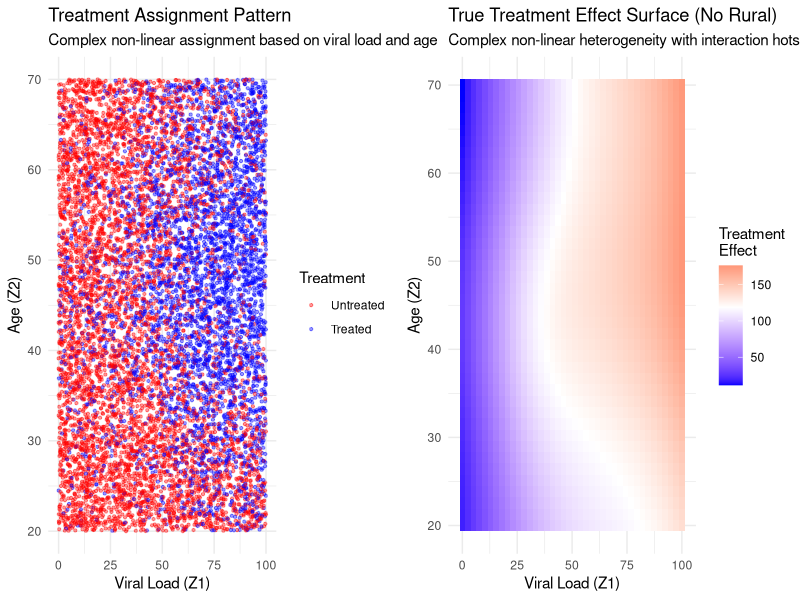

Write the R code that produced this figure. (Note: this script raises an error after producing the figure.)
## ---- chunk 1
knitr::opts_chunk$set(
  echo = TRUE,
  message = FALSE,
  warning = FALSE,
  fig.align = "center",
  fig.width = 10,
  fig.height = 6
)


# Load required libraries
library(dplyr)
library(knitr)
library(kableExtra)
library(randomForest)
library(ggplot2)
library(gridExtra)
library(caret)

## ---- chunk 2
# Simple tabular data from original tutorial
z <- c(0, 0, 1, 1)
a <- c(0, 1, 0, 1)
y <- c(100, 150, 80, 130)
n <- c(300, 200, 150, 350)

data_simple <- data.frame(z, a, y, n)

kable(data_simple, 
      caption = "Table 1: Simple Cross-sectional Data",
      col.names = c("Z (Viral Load)", "A (Treatment)", "Y (CD4 Count)", "N (Sample Size)")) %>%
  kable_styling(bootstrap_options = c("striped", "hover", "condensed"))
## ---- chunk 3
# Calculate marginal distribution of Z
total_n <- sum(n)
z_marginal <- data_simple %>%
  group_by(z) %>%
  summarise(total = sum(n), prob = sum(n) / total_n, .groups = 'drop')

# Non-parametric G-formula
treated_outcomes <- data_simple %>%
  filter(a == 1) %>%
  left_join(z_marginal %>% select(z, prob), by = "z") %>%
  mutate(weighted_y = y * prob)

untreated_outcomes <- data_simple %>%
  filter(a == 0) %>%
  left_join(z_marginal %>% select(z, prob), by = "z") %>%
  mutate(weighted_y = y * prob)

ate_simple_nonparam <- sum(treated_outcomes$weighted_y) - sum(untreated_outcomes$weighted_y)

# Parametric G-formula (expand data and fit models)
data_expanded <- data_simple %>% slice(rep(row_number(), n))

# Fit models
y_model_simple <- lm(y ~ a + z, data = data_simple, weights = n)

# Simulate and predict
set.seed(123)
sim_n <- 100000
z_sim <- sample(z_marginal$z, size = sim_n, replace = TRUE, prob = z_marginal$prob)
sim_data <- data.frame(z = z_sim)

y_treated_simple <- predict(y_model_simple, newdata = sim_data %>% mutate(a = 1))
y_untreated_simple <- predict(y_model_simple, newdata = sim_data %>% mutate(a = 0))
ate_simple_param <- mean(y_treated_simple) - mean(y_untreated_simple)

# Random Forest
rf_model_simple <- randomForest(y ~ a + z, data = data_expanded, ntree = 500)
y_rf_treated_simple <- predict(rf_model_simple, newdata = sim_data %>% mutate(a = 1))
y_rf_untreated_simple <- predict(rf_model_simple, newdata = sim_data %>% mutate(a = 0))
ate_simple_rf <- mean(y_rf_treated_simple) - mean(y_rf_untreated_simple)

cat("Simple Data Results:\n")
cat("Non-parametric ATE:", round(ate_simple_nonparam, 2), "\n")
cat("Linear model ATE:", round(ate_simple_param, 2), "\n")
cat("Random Forest ATE:", round(ate_simple_rf, 2), "\n")
## ---- chunk 4
set.seed(42)
n_obs <- 10000  # Enough sample for ML methods

# Generate multiple confounders for richer interactions
z1 <- runif(n_obs, 0, 100)    # Viral load
z2 <- runif(n_obs, 20, 70)    # Age  
z3 <- rbinom(n_obs, 1, 0.5)   # Rural (0/1)

# Complex non-linear treatment assignment with smooth relationships
treatment_logit <- -1.5 + 
  # Smooth S-curve for viral load (sicker patients more likely to get treatment)
  3 * plogis((z1 - 50) / 20) - 1.5 +
  
  # Smooth inverse-U for age (middle-aged more likely to get treatment)
  2 * exp(-((z2 - 45) / 15)^2) - 0.5 +
  
  # Rural effect that varies smoothly with other variables
  z3 * (0.5 + 0.02 * z1 - 0.01 * z2) +
  
  # Smooth interaction surfaces
  0.015 * z1 * (z2 - 45) / 25 +                    # Viral load × Age interaction
  0.3 * sin(z1 * pi / 50) * cos(z2 * pi / 40) +    # Trigonometric interaction
  z3 * 0.2 * cos((z1 + z2) * pi / 80)              # Three-way interaction

treatment_prob <- plogis(treatment_logit)
a <- rbinom(n_obs, 1, treatment_prob)

# Complex outcome model with baseline health declining with viral load and age
baseline_outcome <- 200 - 1.5 * z1 + 0.01 * z1^2 +           # Viral load effect
                   50 * exp(-((z2 - 40) / 12)^2) +            # Age effect (peak health ~40)
                   z3 * (-30 - 0.3 * z1 + 0.5 * z2)           # Rural penalty

# Highly heterogeneous treatment effects - the key for demonstrating RF advantage
treatment_effect <- 
  # Base effect varies smoothly with viral load
  30 + 0.8 * z1 + 20 * tanh((z1 - 40) / 20) +       # Smooth transition around z1=40
  
  # Age modifies effectiveness (peak around age 45)
  25 * exp(-((z2 - 45) / 18)^2) +                    
  
  # Rural creates complex interactions
  z3 * (20 - 0.4 * z1 + 0.3 * z2) +                 
  
  # Smooth interactions that linear models struggle with
  0.008 * z1 * z2 +                                  # Linear interaction
  0.15 * z1 * z3 +                                   # z1×z3 interaction
  
  # Non-linear patterns
  15 * sin(z1 * pi / 60) * (1 + 0.5 * z3) +         # Sine modulation
  10 * cos(z2 * pi / 50) * exp(-z1 / 100) +         # Decaying cosine
  
  # Regional "sweet spots" where treatment works exceptionally well
  20 * exp(-((z1 - 30)^2 + (z2 - 40)^2) / 400) +    # Gaussian sweet spot
  15 * exp(-((z1 - 70)^2 + (z2 - 50)^2) / 500) * z3 # Another for Rural patients

# Final outcome with moderate noise
y <- baseline_outcome + a * treatment_effect + rnorm(n_obs, 0, 25)

# Create dataset
data_complex <- data.frame(
  z1 = z1, z2 = z2, z3 = z3, 
  a = a, y = y,
  true_te = treatment_effect
)

# Summary statistics
summary_stats <- data_complex %>%
  summarise(
    n = n(),
    z1_mean = mean(z1), z1_sd = sd(z1),
    z2_mean = mean(z2), z2_sd = sd(z2),
    z3_mean = mean(z3),
    prop_treated = mean(a),
    y_mean = mean(y), y_sd = sd(y),
    te_mean = mean(true_te), te_sd = sd(true_te)
  )

kable(summary_stats,
      caption = "Table 2: Complex Data Summary Statistics",
      col.names = c("N", "Z1 Mean", "Z1 SD", "Z2 Mean", "Z2 SD", "Z3 Mean", 
                   "Prop. Treated", "Y Mean", "Y SD", "TE Mean", "TE SD"),
      digits = 2) %>%
  kable_styling(bootstrap_options = c("striped", "hover", "condensed"))
## ---- chunk 5
# Treatment probability by viral load and age
p1 <- ggplot(data_complex, aes(x = z1, y = z2, color = factor(a))) +
  geom_point(alpha = 0.4, size = 0.8) +
  labs(title = "Treatment Assignment Pattern",
       subtitle = "Complex non-linear assignment based on viral load and age",
       x = "Viral Load (Z1)", y = "Age (Z2)", color = "Treatment") +
  scale_color_manual(values = c("red", "blue"), labels = c("Untreated", "Treated")) +
  theme_minimal()

# Treatment effect surface (for patients without Rural)
grid_size <- 40
z1_grid <- seq(0, 100, length.out = grid_size)
z2_grid <- seq(20, 70, length.out = grid_size)

te_surface <- expand.grid(z1 = z1_grid, z2 = z2_grid) %>%
  mutate(z3 = 0) %>%  # Show for z3 = 0
  mutate(
    te = 30 + 0.8 * z1 + 20 * tanh((z1 - 40) / 20) +
         25 * exp(-((z2 - 45) / 18)^2) +
         z3 * (20 - 0.4 * z1 + 0.3 * z2) +
         0.008 * z1 * z2 +
         0.15 * z1 * z3 +
         15 * sin(z1 * pi / 60) * (1 + 0.5 * z3) +
         10 * cos(z2 * pi / 50) * exp(-z1 / 100) +
         20 * exp(-((z1 - 30)^2 + (z2 - 40)^2) / 400) +
         15 * exp(-((z1 - 70)^2 + (z2 - 50)^2) / 500) * z3
  )

p2 <- ggplot(te_surface, aes(x = z1, y = z2, fill = te)) +
  geom_tile() +
  scale_fill_gradient2(low = "blue", mid = "white", high = "red", 
                      midpoint = median(te_surface$te), name = "Treatment\nEffect") +
  labs(title = "True Treatment Effect Surface (No Rural)",
       subtitle = "Complex non-linear heterogeneity with interaction hotspots",
       x = "Viral Load (Z1)", y = "Age (Z2)") +
  theme_minimal()

grid.arrange(p1, p2, ncol = 2)
## ---- chunk 6
# Linear models (using all three confounders)
outcome_model_linear <- lm(y ~ a + z1 + z2 + z3, data = data_complex)

# Polynomial model with modest flexibility (doesn't mirror DGP structure)
outcome_model_poly <- lm(y ~ a * (z1 + I(z1^3) + z2 + z3) + 
                        z1:z2 + z2:z3, data = data_complex)

# Random Forest models with proper hyperparameters
set.seed(123)
outcome_model_rf <- randomForest(y ~ a + z1 + z2 + z3, data = data_complex, 
                                ntree = 2000,        # More trees for stability
                                nodesize = 20,       # Larger nodes (less overfitting)
                                mtry = 2,           # Fewer variables per split
                                maxnodes = 200,     # Limit complexity
                                importance = TRUE)

# Model performance summaries
cat("Model Performance Summary:\n")
cat("Linear outcome R²:", round(summary(outcome_model_linear)$r.squared, 3), "\n")
cat("Polynomial outcome R²:", round(summary(outcome_model_poly)$r.squared, 3), "\n")
cat("RF outcome % Var Explained:", round(tail(outcome_model_rf$rsq, 1), 3), "\n")
## ---- chunk 7
# Simulation setup
set.seed(456)
sim_n <- 10000

# Sample from marginal distributions of confounders
z1_sim <- sample(data_complex$z1, size = sim_n, replace = TRUE)
z2_sim <- sample(data_complex$z2, size = sim_n, replace = TRUE)
z3_sim <- sample(data_complex$z3, size = sim_n, replace = TRUE)

sim_data <- data.frame(z1 = z1_sim, z2 = z2_sim, z3 = z3_sim)

# Calculate true ATE on simulation sample
true_te_sim <- 30 + 0.8 * z1_sim + 20 * tanh((z1_sim - 40) / 20) +
               25 * exp(-((z2_sim - 45) / 18)^2) +
               z3_sim * (20 - 0.4 * z1_sim + 0.3 * z2_sim) +
               0.008 * z1_sim * z2_sim +
               0.15 * z1_sim * z3_sim +
               15 * sin(z1_sim * pi / 60) * (1 + 0.5 * z3_sim) +
               10 * cos(z2_sim * pi / 50) * exp(-z1_sim / 100) +
               20 * exp(-((z1_sim - 30)^2 + (z2_sim - 40)^2) / 400) +
               15 * exp(-((z1_sim - 70)^2 + (z2_sim - 50)^2) / 500) * z3_sim

true_ate <- mean(true_te_sim)

# Linear model predictions
y_linear_treated <- predict(outcome_model_linear, newdata = sim_data %>% mutate(a = 1))
y_linear_untreated <- predict(outcome_model_linear, newdata = sim_data %>% mutate(a = 0))
ate_linear <- mean(y_linear_treated) - mean(y_linear_untreated)

# Polynomial model predictions
y_poly_treated <- predict(outcome_model_poly, newdata = sim_data %>% mutate(a = 1))
y_poly_untreated <- predict(outcome_model_poly, newdata = sim_data %>% mutate(a = 0))
ate_poly <- mean(y_poly_treated) - mean(y_poly_untreated)

# Random Forest predictions
y_rf_treated <- predict(outcome_model_rf, newdata = sim_data %>% mutate(a = 1))
y_rf_untreated <- predict(outcome_model_rf, newdata = sim_data %>% mutate(a = 0))
ate_rf <- mean(y_rf_treated) - mean(y_rf_untreated)

# Crude estimate
crude_treated <- mean(data_complex$y[data_complex$a == 1])
crude_untreated <- mean(data_complex$y[data_complex$a == 0])
crude_ate <- crude_treated - crude_untreated
## ---- chunk 8
# Create comprehensive results table
results_comparison <- data.frame(
  Method = c("True ATE", "Crude (Unadjusted)", "Linear G-Formula", 
             "Polynomial G-Formula", "Random Forest G-Formula"),
  ATE_Estimate = c(round(true_ate, 2), round(crude_ate, 2), round(ate_linear, 2), 
                   round(ate_poly, 2), round(ate_rf, 2)),
  Bias = c(0, round(crude_ate - true_ate, 2), round(ate_linear - true_ate, 2),
           round(ate_poly - true_ate, 2), round(ate_rf - true_ate, 2)),
  Abs_Bias = c(0, round(abs(crude_ate - true_ate), 2), round(abs(ate_linear - true_ate), 2),
               round(abs(ate_poly - true_ate), 2), round(abs(ate_rf - true_ate), 2)),
  Notes = c("Oracle truth", "Ignores confounding", "Simple linear model", 
                         "Cubic + interactions", "Flexible ML approach")
)

kable(results_comparison,
      caption = "Table 3: G-Formula Results Comparison",
      col.names = c("Method", "ATE Estimate", "Bias", "Absolute Bias", "Notes")) %>%
  kable_styling(bootstrap_options = c("striped", "hover", "condensed"))

# Performance insights
linear_bias <- results_comparison$Abs_Bias[3]      # Linear only
poly_bias <- results_comparison$Abs_Bias[4]        # Polynomial only
rf_bias <- results_comparison$Abs_Bias[5]          # Random Forest
best_parametric_bias <- min(linear_bias, poly_bias) # Best parametric approach

cat("\n*** KEY FINDINGS ***\n")
cat("True ATE:", round(true_ate, 2), "\n")
cat("Linear model bias:", round(linear_bias, 2), "\n")
cat("Polynomial model bias:", round(poly_bias, 2), "\n")
cat("Random Forest bias:", round(rf_bias, 2), "\n")

if(rf_bias < linear_bias) {
  rf_vs_linear <- round(linear_bias / rf_bias, 1)
  cat("✓ Random Forest performs", rf_vs_linear, "times better than linear model!\n")
} else {
  cat("Linear model performs similarly to or better than Random Forest.\n")
}

if(rf_bias < best_parametric_bias) {
  rf_vs_best_param <- round(best_parametric_bias / rf_bias, 1)
  cat("✓ Random Forest performs", rf_vs_best_param, "times better than best parametric method!\n")
} else {
  cat("Parametric methods perform similarly to or better than Random Forest.\n")
}
## ---- chunk 9
# Cross-validation comparison
set.seed(789)
cv_folds <- createFolds(data_complex$y, k = 5)

# Function to calculate RMSE
calculate_rmse <- function(actual, predicted) {
  sqrt(mean((actual - predicted)^2, na.rm = TRUE))
}

# Initialize RMSE vectors
rmse_linear <- rmse_poly <- rmse_rf <- numeric(5)

# Cross-validation loop
for(i in 1:5) {
  train_idx <- unlist(cv_folds[-i])
  test_idx <- cv_folds[[i]]
  
  train_data <- data_complex[train_idx, ]
  test_data <- data_complex[test_idx, ]
  
  # Fit models
  linear_cv <- lm(y ~ a + z1 + z2 + z3, data = train_data)
  poly_cv <- lm(y ~ a * (z1 + I(z1^3) + z2 + z3) + z1:z2 + z2:z3, data = train_data)
  rf_cv <- randomForest(y ~ a + z1 + z2 + z3, data = train_data, 
                       ntree = 1000, nodesize = 20, mtry = 2)
  
  # Predictions
  pred_linear <- predict(linear_cv, test_data)
  pred_poly <- predict(poly_cv, test_data)
  pred_rf <- predict(rf_cv, test_data)
  
  # RMSE calculation
  rmse_linear[i] <- calculate_rmse(test_data$y, pred_linear)
  rmse_poly[i] <- calculate_rmse(test_data$y, pred_poly)
  rmse_rf[i] <- calculate_rmse(test_data$y, pred_rf)
}

# Performance summary
performance_summary <- data.frame(
  Model = c("Linear", "Polynomial", "Random Forest"),
  Mean_RMSE = c(mean(rmse_linear), mean(rmse_poly), mean(rmse_rf)),
  SD_RMSE = c(sd(rmse_linear), sd(rmse_poly), sd(rmse_rf)),
  Improvement_vs_Linear = c("—", 
                           paste0(round((mean(rmse_linear) - mean(rmse_poly))/mean(rmse_linear)*100, 1), "%"),
                           paste0(round((mean(rmse_linear) - mean(rmse_rf))/mean(rmse_linear)*100, 1), "%"))
)

kable(performance_summary,
      caption = "Table 4: Cross-Validation Performance",
      col.names = c("Model", "Mean RMSE", "SD RMSE", "Improvement"),
      digits = 3) %>%
  kable_styling(bootstrap_options = c("striped", "hover", "condensed"))
## ---- chunk 10
# Compare model predictions across viral load (fixing age=40, rural=0)
z1_plot_range <- seq(0, 100, length.out = 100)
plot_data_fixed <- data.frame(z1 = z1_plot_range, z2 = 40, z3 = 0)

# Calculate true treatment effect for this slice
true_te_plot <- 30 + 0.8 * z1_plot_range + 20 * tanh((z1_plot_range - 40) / 20) +
                25 * exp(-((40 - 45) / 18)^2) +
                0 * (20 - 0.4 * z1_plot_range + 0.3 * 40) +
                0.008 * z1_plot_range * 40 +
                0.15 * z1_plot_range * 0 +
                15 * sin(z1_plot_range * pi / 60) * (1 + 0.5 * 0) +
                10 * cos(40 * pi / 50) * exp(-z1_plot_range / 100) +
                20 * exp(-((z1_plot_range - 30)^2 + (40 - 40)^2) / 400) +
                15 * exp(-((z1_plot_range - 70)^2 + (40 - 50)^2) / 500) * 0

# Model predictions
pred_linear_treated <- predict(outcome_model_linear, newdata = plot_data_fixed %>% mutate(a = 1))
pred_linear_untreated <- predict(outcome_model_linear, newdata = plot_data_fixed %>% mutate(a = 0))
te_linear <- pred_linear_treated - pred_linear_untreated

pred_poly_treated <- predict(outcome_model_poly, newdata = plot_data_fixed %>% mutate(a = 1))
pred_poly_untreated <- predict(outcome_model_poly, newdata = plot_data_fixed %>% mutate(a = 0))
te_poly <- pred_poly_treated - pred_poly_untreated

pred_rf_treated <- predict(outcome_model_rf, newdata = plot_data_fixed %>% mutate(a = 1))
pred_rf_untreated <- predict(outcome_model_rf, newdata = plot_data_fixed %>% mutate(a = 0))
te_rf <- pred_rf_treated - pred_rf_untreated

# Create plotting dataframe
te_df <- data.frame(
  z1 = rep(z1_plot_range, 4),
  treatment_effect = c(true_te_plot, te_linear, te_poly, te_rf),
  model = rep(c("True Effect", "Linear", "Polynomial", "Random Forest"), each = 100)
)

# Plot treatment effects
p_te <- ggplot(te_df, aes(x = z1, y = treatment_effect, color = model, linetype = model)) +
  geom_line(size = 1.2) +
  labs(title = "Treatment Effect by Viral Load (Age=40, No Rural)",
       subtitle = "Model comparison showing Random Forest's ability to capture non-linear patterns",
       x = "Viral Load (Z1)", y = "Treatment Effect",
       color = "Model", linetype = "Model") +
  theme_minimal() +
  scale_color_manual(values = c("black", "red", "blue", "darkgreen")) +
  scale_linetype_manual(values = c("solid", "dashed", "dotted", "solid")) +
  theme(legend.position = "bottom")

print(p_te)
